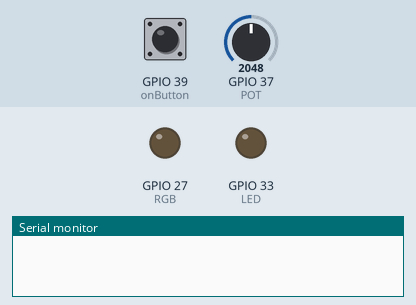
A sketch run on a simulated ESP32. On the bench: output pins drawn as LEDs (lit = HIGH), the last lines printed to the serial monitor. Dashed ring = blinking. The inputs (shaded band) are chosen by the test bench; at power-on: GPIO 39 (onButton) LOW, GPIO 37 (POT) = 2048.

Above: at 1.2 s.
1.3 s: GPIO 39 (onButton) pulled HIGH for 0.15 s
At 1.55 s:
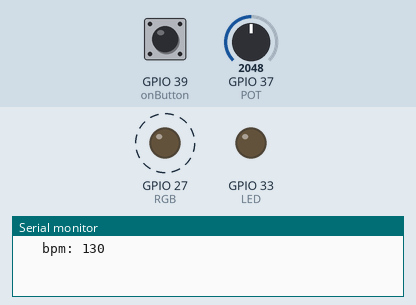
4.3 s: GPIO 37 (POT) set to 491
At 6.35 s:
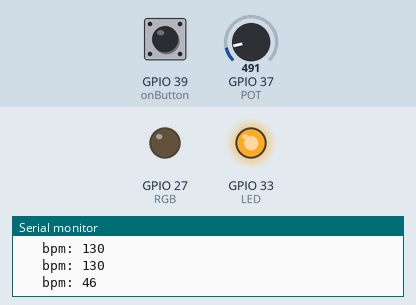
7.3 s: GPIO 37 (POT) set to 0
At 7.74 s:
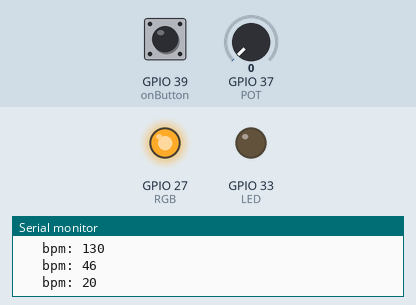
Timing chart, 0 to 15.0 s (numbered marks = the images above; inputs shaded):
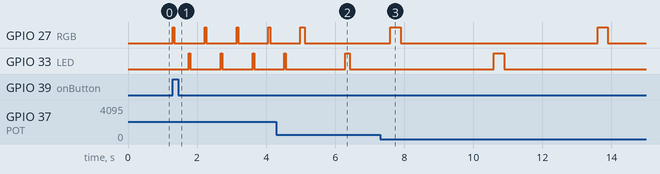

Measured:
- after the input at 1.3 s, GPIO 27 (RGB): alternates HIGH for 0.05 s and LOW for 0.88 s, starting at once; GPIO 33 (LED): alternates HIGH for 0.05 s and LOW for 0.88 s, starting after 0.46 s
- after the input at 7.3 s, GPIO 27 (RGB): HIGH → LOW after 0.60 s, → HIGH 5.7 s later, → LOW 0.30 s later

The sketch:

metronome.ino
```cpp
// Metronome
// by Kara Ngamsopee

#include <analogWrite.h>

//the numbers of the LED pins
const int RGB = 27;
const int LED = 33;
const int POT = A1;
const int onButton = A3;

bool currentlyOn = false;

int POTval = 0;
int bpm = 500;

long interval = 180000; //3 minutes
long previousMillis = 0;

void setup() {
  Serial.begin(9600);

  pinMode(POT, INPUT);
  pinMode(onButton, INPUT);

  pinMode(RGB, OUTPUT);
  pinMode(LED, OUTPUT);
}

void loop() {

  unsigned long currentMillis = millis();

  int buttonState = digitalRead(onButton);

  if ((buttonState == 1) && (currentlyOn == false)) {
    previousMillis = currentMillis;
    currentlyOn = true; //turns on when button is pushed
  }

  if (currentMillis - previousMillis > interval) {
    currentlyOn = false; //turns off after 3 minutes
  }

  if (currentlyOn == true) {
    POTval = analogRead(POT);

    bpm = map(POTval, 0, 4095, 20, 240); //min bpm 20 and max bpm 240
    Serial.print("\t bpm: ");
    Serial.println(bpm);

    analogWrite(RGB, 255);
    delay(6000 / bpm);
    analogWrite(RGB, 0);
    delay(54000 / bpm);

    analogWrite(LED, 255);
    delay(6000 / bpm);
    analogWrite(LED, 0);
    delay(54000 / bpm);

  }


}
```
